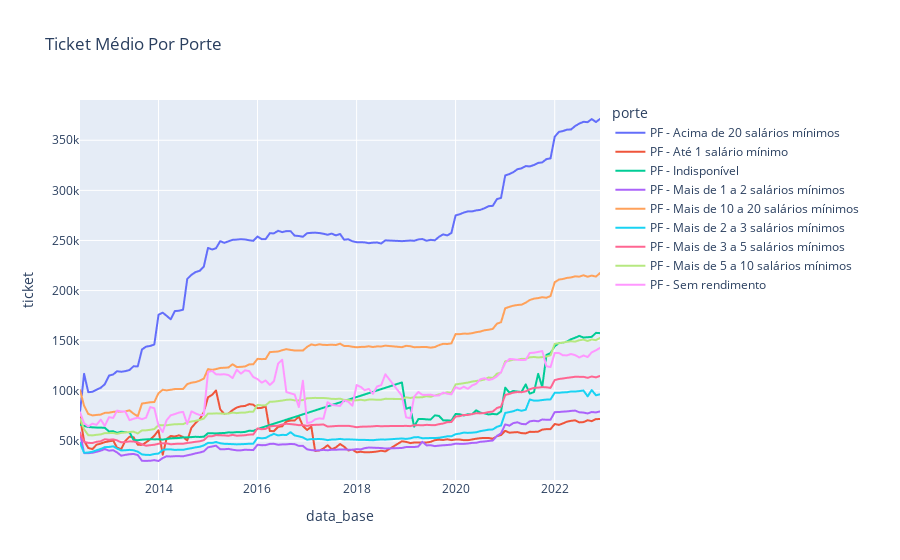

Notebook code for this chart:
### Code cell
fig = px.line(df_ticket, x="data_base", y="ticket", color='porte', title="Ticket Médio Por Porte")
fig.show()
